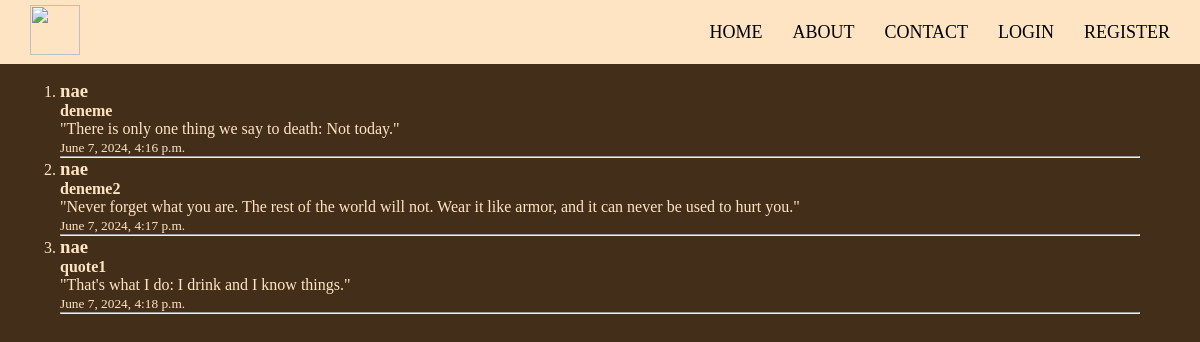
Page /articles on the earlier database version.
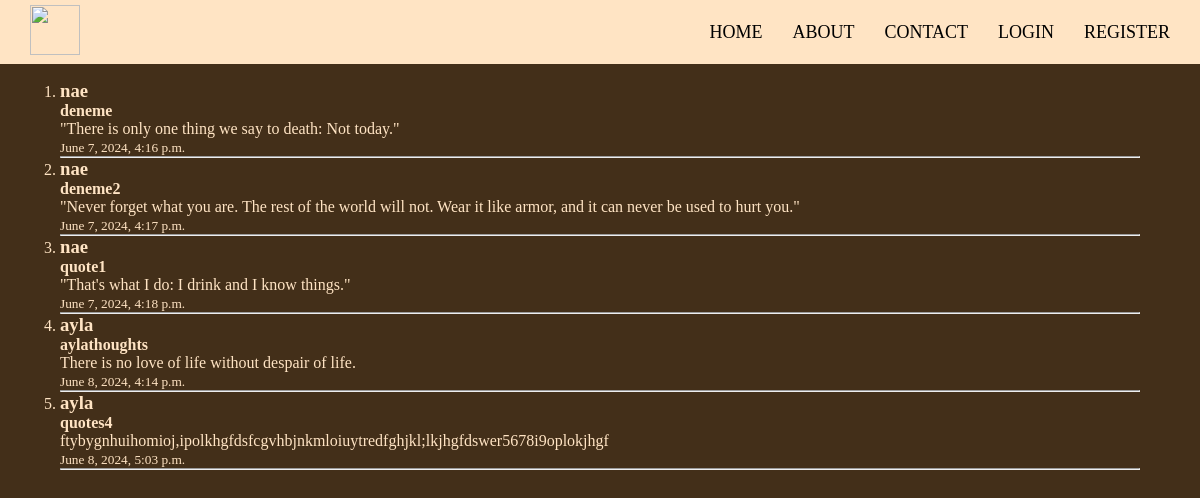
Same page on the later database version.
### article/models.py (models this page shows, shortened)
class Article(models.Model):
    author = models.ForeignKey("auth.User", on_delete=models.CASCADE)
    title = models.CharField(max_length=150)
    content = models.TextField(max_length=500)
    created_date = models.DateTimeField(auto_now_add=True)

### article/views.py (the view)
# urls.py: path("articles", articles, name="articles"),
def articles(request):
    articles = Article.objects.all()
    return render(request, "articles.html", {'articles' : articles})

### templates/articles.html (shortened to what this page needs)
{% extends "base.html" %}
{% block body %}
   <div class="articles">
   <ul>
     {% for article in articles %}
       <li>
        <h3>{{article.author}}</h3>
        <h4>{{article.title}}</h4>
        <p>{{article.content}}</p>
        <small>{{article.created_date}}</small>
      </li>
      <hr>
    {% endfor %}
{% endblock body %}

### templates/base.html (shortened to what this page needs)
{% load static %}
<!DOCTYPE html>
<html lang="en">
<head>
    <link rel="stylesheet" href="https://cdnjs.cloudflare.com/ajax/libs/font-awesome/6.5.2/css/all.min.css" />
    <link rel="stylesheet" href="{% static "style.css" %}">
</head>
<body>
    <div class = "navbar">
        <div class = "navlogo">
            <img src="{% static 'book.jpg' %}" alt="">
        </div>
        <div class = "navlink">
            <ul>
                <li><a href="{% url 'home' %}">HOME</a></li>
                <li><a href="{% url 'about' %}">ABOUT</a></li>
                <li><a href="{% url 'contact' %}">CONTACT</a></li>
            {% if request.user.is_authenticated %}
            <li><a href="{% url 'articles' %}">ARTICLES</a></li>
            <li><a href="{% url 'dashboard' %}"><i class="fa-solid fa-user"></i></a></li>
            <li><a href="{% url 'account:logout' %}"><i class="fa-solid fa-right-from-bracket"></i></a></li>
                </div>
            {% else %}
                <li><a href="{% url 'account:login' %}">LOGIN</a></li>
                <li><a href="{% url 'account:register' %}">REGISTER</a></li>
            {% endif %}
            </ul>
        </div>
    </div>
    <div class = "container">
    {% block body %}
    {% endblock body %}
    </div>
</body>
</html>

### static/style.css (style rules this page uses)
* { margin: 0; padding: 0; box-sizing: border-box; text-decoration: none; list-style: none; }
body { background-color: rgb(67, 47, 25); color: aliceblue; }
a { color: inherit; }
.container { width: 1200px; max-width: 90%; margin: 0 auto; }
.articles { color: bisque; }
.navbar { display:flex; justify-content: space-between; align-items: center; padding: 5px 30px; background-color: bisque; margin-bottom: 16px; }
.navbar a { color: black; font-size: 18px; }
.navlink ul { display: flex; justify-content: center; align-items: center; gap: 30px; }
.navlogo img { width: 50px; height: 50px; }
.articles ul li { list-style: decimal; }

Differences in the rows shown:
added Article: author "ayla", title "aylathoughts", content "There is no love of life without despair of life.", created_date "June 8, 2024, 4:14 p.m."
added Article: author "ayla", title "quotes4", content "ftybygnhuihomioj,ipolkhgfdsfcgvhbjnkmloiuytredfghjkl;lkjhgfdswer5678i9oplokjhgf", created_date "June 8, 2024, 5:03 p.m."
